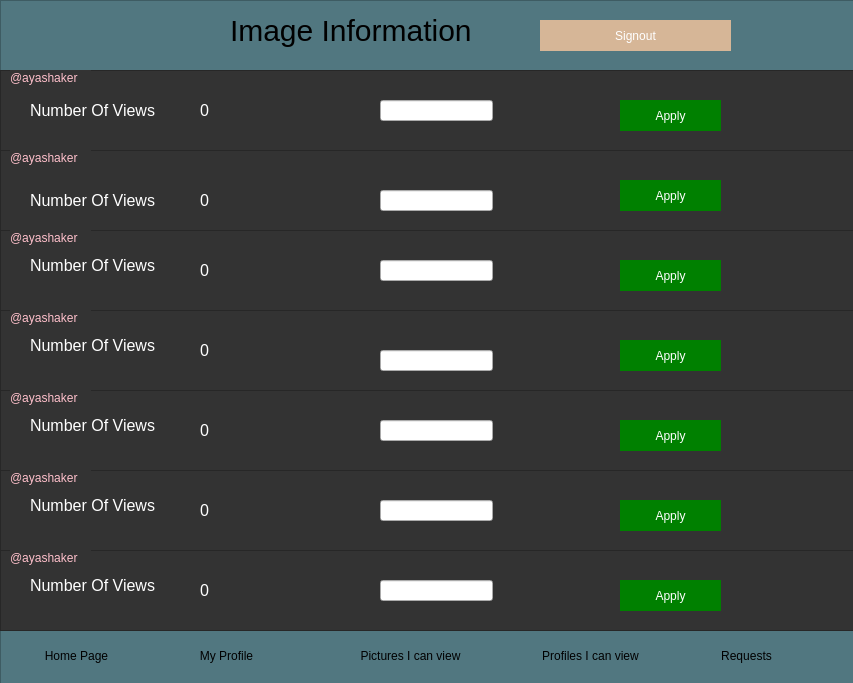
<?xml version="1.0" encoding="UTF-8"?>
<ui version="4.0">
 <class>ImageInfo</class>
 <widget class="QWidget" name="ImageInfo">
  <property name="geometry">
   <rect>
    <x>0</x>
    <y>0</y>
    <width>853</width>
    <height>683</height>
   </rect>
  </property>
  <property name="windowTitle">
   <string>Form</string>
  </property>
  <widget class="QFrame" name="frame">
   <property name="geometry">
    <rect>
     <x>0</x>
     <y>0</y>
     <width>861</width>
     <height>71</height>
    </rect>
   </property>
   <property name="styleSheet">
    <string notr="true">QFrame
{
background:rgb(81,119,128);
}</string>
   </property>
   <property name="frameShape">
    <enum>QFrame::StyledPanel</enum>
   </property>
   <property name="frameShadow">
    <enum>QFrame::Raised</enum>
   </property>
   <widget class="QLabel" name="label">
    <property name="geometry">
     <rect>
      <x>230</x>
      <y>10</y>
      <width>261</width>
      <height>41</height>
     </rect>
    </property>
    <property name="styleSheet">
     <string notr="true">QLabel
{
font-size:30px;
}</string>
    </property>
    <property name="text">
     <string>Image Information</string>
    </property>
   </widget>
   <widget class="QPushButton" name="Signup">
    <property name="geometry">
     <rect>
      <x>540</x>
      <y>20</y>
      <width>191</width>
      <height>31</height>
     </rect>
    </property>
    <property name="styleSheet">
     <string notr="true">QPushButton
{
background:rgb(214,182,151);
border-radius:60px;
color:white;
}
QPushButton:hover
{
background:argb(214,182,151);
border-radius:60px;
color:white;
}</string>
    </property>
    <property name="text">
     <string>Signout</string>
    </property>
   </widget>
  </widget>
  <widget class="QFrame" name="frame_2">
   <property name="geometry">
    <rect>
     <x>0</x>
     <y>630</y>
     <width>861</width>
     <height>61</height>
    </rect>
   </property>
   <property name="styleSheet">
    <string notr="true">QFrame
{
background:rgb(81,119,128);
}</string>
   </property>
   <property name="frameShape">
    <enum>QFrame::StyledPanel</enum>
   </property>
   <property name="frameShadow">
    <enum>QFrame::Raised</enum>
   </property>
   <widget class="QPushButton" name="pushButton_14">
    <property name="geometry">
     <rect>
      <x>20</x>
      <y>10</y>
      <width>113</width>
      <height>32</height>
     </rect>
    </property>
    <property name="styleSheet">
     <string notr="true">
QPushButton
{
background:rgb(81,119,128);
border-radius:60px;
color:black;
}
QPushButton:hover
{
background:argb(214,182,151);
border-radius:60px;
color:white;
}</string>
    </property>
    <property name="text">
     <string>Home Page</string>
    </property>
   </widget>
   <widget class="QPushButton" name="pushButton_15">
    <property name="geometry">
     <rect>
      <x>170</x>
      <y>10</y>
      <width>113</width>
      <height>32</height>
     </rect>
    </property>
    <property name="styleSheet">
     <string notr="true">
QPushButton
{
background:rgb(81,119,128);
border-radius:60px;
color:black;
}
QPushButton:hover
{
background:argb(214,182,151);
border-radius:60px;
color:white;
}</string>
    </property>
    <property name="text">
     <string>My Profile</string>
    </property>
   </widget>
   <widget class="QPushButton" name="pushButton_16">
    <property name="geometry">
     <rect>
      <x>340</x>
      <y>10</y>
      <width>141</width>
      <height>31</height>
     </rect>
    </property>
    <property name="styleSheet">
     <string notr="true">
QPushButton
{
background:rgb(81,119,128);
border-radius:60px;
color:black;
}
QPushButton:hover
{
background:argb(214,182,151);
border-radius:60px;
color:white;
}</string>
    </property>
    <property name="text">
     <string>Pictures I can view</string>
    </property>
   </widget>
   <widget class="QPushButton" name="pushButton_17">
    <property name="geometry">
     <rect>
      <x>690</x>
      <y>10</y>
      <width>113</width>
      <height>32</height>
     </rect>
    </property>
    <property name="styleSheet">
     <string notr="true">
QPushButton
{
background:rgb(81,119,128);
border-radius:60px;
color:black;
}
QPushButton:hover
{
background:argb(214,182,151);
border-radius:60px;
color:white;
}</string>
    </property>
    <property name="text">
     <string>Requests</string>
    </property>
   </widget>
  </widget>
  <widget class="QPushButton" name="pushButton_18">
   <property name="geometry">
    <rect>
     <x>520</x>
     <y>640</y>
     <width>141</width>
     <height>31</height>
    </rect>
   </property>
   <property name="styleSheet">
    <string notr="true">
QPushButton
{
background:rgb(81,119,128);
border-radius:60px;
color:black;
}
QPushButton:hover
{
background:argb(214,182,151);
border-radius:60px;
color:white;
}</string>
   </property>
   <property name="text">
    <string>Profiles I can view</string>
   </property>
  </widget>
  <widget class="QFrame" name="frame_3">
   <property name="geometry">
    <rect>
     <x>0</x>
     <y>70</y>
     <width>861</width>
     <height>81</height>
    </rect>
   </property>
   <property name="styleSheet">
    <string notr="true">QFrame
{
background:#333;
}</string>
   </property>
   <property name="frameShape">
    <enum>QFrame::StyledPanel</enum>
   </property>
   <property name="frameShadow">
    <enum>QFrame::Raised</enum>
   </property>
   <widget class="QPushButton" name="pushButton">
    <property name="geometry">
     <rect>
      <x>620</x>
      <y>30</y>
      <width>101</width>
      <height>31</height>
     </rect>
    </property>
    <property name="styleSheet">
     <string notr="true">QPushButton
{
background:green;
border-radius:60px;
color:white;
}
QPushButton:hover
{
background:argb(214,182,151);
border-radius:60px;
color:white;
}</string>
    </property>
    <property name="text">
     <string>Apply</string>
    </property>
   </widget>
   <widget class="QLabel" name="label_2">
    <property name="geometry">
     <rect>
      <x>10</x>
      <y>0</y>
      <width>81</width>
      <height>16</height>
     </rect>
    </property>
    <property name="styleSheet">
     <string notr="true">QLabel
{
color:pink;
}</string>
    </property>
    <property name="text">
     <string>@ayashaker</string>
    </property>
   </widget>
   <widget class="QLabel" name="label_3">
    <property name="geometry">
     <rect>
      <x>30</x>
      <y>30</y>
      <width>131</width>
      <height>21</height>
     </rect>
    </property>
    <property name="styleSheet">
     <string notr="true">#label_3
{
color:white;
font-size:16px;
}</string>
    </property>
    <property name="text">
     <string>Number Of Views</string>
    </property>
   </widget>
   <widget class="QLineEdit" name="lineEdit">
    <property name="geometry">
     <rect>
      <x>380</x>
      <y>30</y>
      <width>113</width>
      <height>21</height>
     </rect>
    </property>
   </widget>
   <widget class="QLabel" name="label_17">
    <property name="geometry">
     <rect>
      <x>200</x>
      <y>30</y>
      <width>131</width>
      <height>21</height>
     </rect>
    </property>
    <property name="styleSheet">
     <string notr="true">#label_17
{
color:white;
font-size:16px;
}</string>
    </property>
    <property name="text">
     <string>0</string>
    </property>
   </widget>
  </widget>
  <widget class="QFrame" name="frame_4">
   <property name="geometry">
    <rect>
     <x>0</x>
     <y>150</y>
     <width>861</width>
     <height>81</height>
    </rect>
   </property>
   <property name="styleSheet">
    <string notr="true">QFrame
{
background:#333;
}</string>
   </property>
   <property name="frameShape">
    <enum>QFrame::StyledPanel</enum>
   </property>
   <property name="frameShadow">
    <enum>QFrame::Raised</enum>
   </property>
   <widget class="QPushButton" name="pushButton_2">
    <property name="geometry">
     <rect>
      <x>620</x>
      <y>30</y>
      <width>101</width>
      <height>31</height>
     </rect>
    </property>
    <property name="styleSheet">
     <string notr="true">QPushButton
{
background:green;
border-radius:60px;
color:white;
}
QPushButton:hover
{
background:argb(214,182,151);
border-radius:60px;
color:white;
}</string>
    </property>
    <property name="text">
     <string>Apply</string>
    </property>
   </widget>
   <widget class="QLabel" name="label_4">
    <property name="geometry">
     <rect>
      <x>10</x>
      <y>0</y>
      <width>81</width>
      <height>16</height>
     </rect>
    </property>
    <property name="styleSheet">
     <string notr="true">QLabel
{
color:pink;
}</string>
    </property>
    <property name="text">
     <string>@ayashaker</string>
    </property>
   </widget>
   <widget class="QLabel" name="label_16">
    <property name="geometry">
     <rect>
      <x>30</x>
      <y>40</y>
      <width>191</width>
      <height>21</height>
     </rect>
    </property>
    <property name="styleSheet">
     <string notr="true">#label_16
{
color:white;
font-size:16px;
}</string>
    </property>
    <property name="text">
     <string>Number Of Views</string>
    </property>
   </widget>
   <widget class="QLineEdit" name="lineEdit_2">
    <property name="geometry">
     <rect>
      <x>380</x>
      <y>40</y>
      <width>113</width>
      <height>21</height>
     </rect>
    </property>
   </widget>
   <widget class="QLabel" name="label_18">
    <property name="geometry">
     <rect>
      <x>200</x>
      <y>40</y>
      <width>131</width>
      <height>21</height>
     </rect>
    </property>
    <property name="styleSheet">
     <string notr="true">#label_18
{
color:white;
font-size:16px;
}</string>
    </property>
    <property name="text">
     <string>0</string>
    </property>
   </widget>
  </widget>
  <widget class="QFrame" name="frame_5">
   <property name="geometry">
    <rect>
     <x>0</x>
     <y>230</y>
     <width>861</width>
     <height>81</height>
    </rect>
   </property>
   <property name="styleSheet">
    <string notr="true">QFrame
{
background:#333;
}</string>
   </property>
   <property name="frameShape">
    <enum>QFrame::StyledPanel</enum>
   </property>
   <property name="frameShadow">
    <enum>QFrame::Raised</enum>
   </property>
   <widget class="QPushButton" name="pushButton_3">
    <property name="geometry">
     <rect>
      <x>620</x>
      <y>30</y>
      <width>101</width>
      <height>31</height>
     </rect>
    </property>
    <property name="styleSheet">
     <string notr="true">QPushButton
{
background:green;
border-radius:60px;
color:white;
}
QPushButton:hover
{
background:argb(214,182,151);
border-radius:60px;
color:white;
}</string>
    </property>
    <property name="text">
     <string>Apply</string>
    </property>
   </widget>
   <widget class="QLabel" name="label_6">
    <property name="geometry">
     <rect>
      <x>10</x>
      <y>0</y>
      <width>81</width>
      <height>16</height>
     </rect>
    </property>
    <property name="styleSheet">
     <string notr="true">QLabel
{
color:pink;
}</string>
    </property>
    <property name="text">
     <string>@ayashaker</string>
    </property>
   </widget>
   <widget class="QLabel" name="label_7">
    <property name="geometry">
     <rect>
      <x>30</x>
      <y>25</y>
      <width>191</width>
      <height>21</height>
     </rect>
    </property>
    <property name="styleSheet">
     <string notr="true">#label_7
{
color:white;
font-size:16px;
}</string>
    </property>
    <property name="text">
     <string>Number Of Views</string>
    </property>
   </widget>
   <widget class="QLineEdit" name="lineEdit_3">
    <property name="geometry">
     <rect>
      <x>380</x>
      <y>30</y>
      <width>113</width>
      <height>21</height>
     </rect>
    </property>
   </widget>
   <widget class="QLabel" name="label_19">
    <property name="geometry">
     <rect>
      <x>200</x>
      <y>30</y>
      <width>131</width>
      <height>21</height>
     </rect>
    </property>
    <property name="styleSheet">
     <string notr="true">#label_19
{
color:white;
font-size:16px;
}</string>
    </property>
    <property name="text">
     <string>0</string>
    </property>
   </widget>
  </widget>
  <widget class="QFrame" name="frame_6">
   <property name="geometry">
    <rect>
     <x>0</x>
     <y>310</y>
     <width>861</width>
     <height>81</height>
    </rect>
   </property>
   <property name="styleSheet">
    <string notr="true">QFrame
{
background:#333;
}</string>
   </property>
   <property name="frameShape">
    <enum>QFrame::StyledPanel</enum>
   </property>
   <property name="frameShadow">
    <enum>QFrame::Raised</enum>
   </property>
   <widget class="QPushButton" name="pushButton_4">
    <property name="geometry">
     <rect>
      <x>620</x>
      <y>30</y>
      <width>101</width>
      <height>31</height>
     </rect>
    </property>
    <property name="styleSheet">
     <string notr="true">QPushButton
{
background:green;
border-radius:60px;
color:white;
}
QPushButton:hover
{
background:argb(214,182,151);
border-radius:60px;
color:white;
}</string>
    </property>
    <property name="text">
     <string>Apply</string>
    </property>
   </widget>
   <widget class="QLabel" name="label_8">
    <property name="geometry">
     <rect>
      <x>10</x>
      <y>0</y>
      <width>81</width>
      <height>16</height>
     </rect>
    </property>
    <property name="styleSheet">
     <string notr="true">QLabel
{
color:pink;
}</string>
    </property>
    <property name="text">
     <string>@ayashaker</string>
    </property>
   </widget>
   <widget class="QLabel" name="label_9">
    <property name="geometry">
     <rect>
      <x>30</x>
      <y>25</y>
      <width>191</width>
      <height>21</height>
     </rect>
    </property>
    <property name="styleSheet">
     <string notr="true">#label_9
{
color:white;
font-size:16px;
}</string>
    </property>
    <property name="text">
     <string>Number Of Views</string>
    </property>
   </widget>
   <widget class="QLineEdit" name="lineEdit_4">
    <property name="geometry">
     <rect>
      <x>380</x>
      <y>40</y>
      <width>113</width>
      <height>21</height>
     </rect>
    </property>
   </widget>
   <widget class="QLabel" name="label_20">
    <property name="geometry">
     <rect>
      <x>200</x>
      <y>30</y>
      <width>131</width>
      <height>21</height>
     </rect>
    </property>
    <property name="styleSheet">
     <string notr="true">#label_20
{
color:white;
font-size:16px;
}</string>
    </property>
    <property name="text">
     <string>0</string>
    </property>
   </widget>
  </widget>
  <widget class="QFrame" name="frame_7">
   <property name="geometry">
    <rect>
     <x>0</x>
     <y>390</y>
     <width>861</width>
     <height>81</height>
    </rect>
   </property>
   <property name="styleSheet">
    <string notr="true">QFrame
{
background:#333;
}</string>
   </property>
   <property name="frameShape">
    <enum>QFrame::StyledPanel</enum>
   </property>
   <property name="frameShadow">
    <enum>QFrame::Raised</enum>
   </property>
   <widget class="QPushButton" name="pushButton_5">
    <property name="geometry">
     <rect>
      <x>620</x>
      <y>30</y>
      <width>101</width>
      <height>31</height>
     </rect>
    </property>
    <property name="styleSheet">
     <string notr="true">QPushButton
{
background:green;
border-radius:60px;
color:white;
}
QPushButton:hover
{
background:argb(214,182,151);
border-radius:60px;
color:white;
}</string>
    </property>
    <property name="text">
     <string>Apply</string>
    </property>
   </widget>
   <widget class="QLabel" name="label_10">
    <property name="geometry">
     <rect>
      <x>10</x>
      <y>0</y>
      <width>81</width>
      <height>16</height>
     </rect>
    </property>
    <property name="styleSheet">
     <string notr="true">QLabel
{
color:pink;
}</string>
    </property>
    <property name="text">
     <string>@ayashaker</string>
    </property>
   </widget>
   <widget class="QLabel" name="label_11">
    <property name="geometry">
     <rect>
      <x>30</x>
      <y>25</y>
      <width>191</width>
      <height>21</height>
     </rect>
    </property>
    <property name="styleSheet">
     <string notr="true">#label_11
{
color:white;
font-size:16px;
}</string>
    </property>
    <property name="text">
     <string>Number Of Views</string>
    </property>
   </widget>
   <widget class="QLineEdit" name="lineEdit_5">
    <property name="geometry">
     <rect>
      <x>380</x>
      <y>30</y>
      <width>113</width>
      <height>21</height>
     </rect>
    </property>
   </widget>
   <widget class="QLabel" name="label_21">
    <property name="geometry">
     <rect>
      <x>200</x>
      <y>30</y>
      <width>131</width>
      <height>21</height>
     </rect>
    </property>
    <property name="styleSheet">
     <string notr="true">#label_21
{
color:white;
font-size:16px;
}</string>
    </property>
    <property name="text">
     <string>0</string>
    </property>
   </widget>
  </widget>
  <widget class="QFrame" name="frame_8">
   <property name="geometry">
    <rect>
     <x>0</x>
     <y>470</y>
     <width>861</width>
     <height>81</height>
    </rect>
   </property>
   <property name="styleSheet">
    <string notr="true">QFrame
{
background:#333;
}</string>
   </property>
   <property name="frameShape">
    <enum>QFrame::StyledPanel</enum>
   </property>
   <property name="frameShadow">
    <enum>QFrame::Raised</enum>
   </property>
   <widget class="QPushButton" name="pushButton_6">
    <property name="geometry">
     <rect>
      <x>620</x>
      <y>30</y>
      <width>101</width>
      <height>31</height>
     </rect>
    </property>
    <property name="styleSheet">
     <string notr="true">QPushButton
{
background:green;
border-radius:60px;
color:white;
}
QPushButton:hover
{
background:argb(214,182,151);
border-radius:60px;
color:white;
}</string>
    </property>
    <property name="text">
     <string>Apply</string>
    </property>
   </widget>
   <widget class="QLabel" name="label_12">
    <property name="geometry">
     <rect>
      <x>10</x>
      <y>0</y>
      <width>81</width>
      <height>16</height>
     </rect>
    </property>
    <property name="styleSheet">
     <string notr="true">QLabel
{
color:pink;
}</string>
    </property>
    <property name="text">
     <string>@ayashaker</string>
    </property>
   </widget>
   <widget class="QLabel" name="label_13">
    <property name="geometry">
     <rect>
      <x>30</x>
      <y>25</y>
      <width>191</width>
      <height>21</height>
     </rect>
    </property>
    <property name="styleSheet">
     <string notr="true">#label_13
{
color:white;
font-size:16px;
}</string>
    </property>
    <property name="text">
     <string>Number Of Views</string>
    </property>
   </widget>
   <widget class="QLineEdit" name="lineEdit_6">
    <property name="geometry">
     <rect>
      <x>380</x>
      <y>30</y>
      <width>113</width>
      <height>21</height>
     </rect>
    </property>
   </widget>
   <widget class="QLabel" name="label_22">
    <property name="geometry">
     <rect>
      <x>200</x>
      <y>30</y>
      <width>131</width>
      <height>21</height>
     </rect>
    </property>
    <property name="styleSheet">
     <string notr="true">#label_22
{
color:white;
font-size:16px;
}</string>
    </property>
    <property name="text">
     <string>0</string>
    </property>
   </widget>
  </widget>
  <widget class="QFrame" name="frame_9">
   <property name="geometry">
    <rect>
     <x>0</x>
     <y>550</y>
     <width>861</width>
     <height>81</height>
    </rect>
   </property>
   <property name="styleSheet">
    <string notr="true">QFrame
{
background:#333;
}</string>
   </property>
   <property name="frameShape">
    <enum>QFrame::StyledPanel</enum>
   </property>
   <property name="frameShadow">
    <enum>QFrame::Raised</enum>
   </property>
   <widget class="QPushButton" name="pushButton_7">
    <property name="geometry">
     <rect>
      <x>620</x>
      <y>30</y>
      <width>101</width>
      <height>31</height>
     </rect>
    </property>
    <property name="styleSheet">
     <string notr="true">QPushButton
{
background:green;
border-radius:60px;
color:white;
}
QPushButton:hover
{
background:argb(214,182,151);
border-radius:60px;
color:white;
}</string>
    </property>
    <property name="text">
     <string>Apply</string>
    </property>
   </widget>
   <widget class="QLabel" name="label_14">
    <property name="geometry">
     <rect>
      <x>10</x>
      <y>0</y>
      <width>81</width>
      <height>16</height>
     </rect>
    </property>
    <property name="styleSheet">
     <string notr="true">QLabel
{
color:pink;
}</string>
    </property>
    <property name="text">
     <string>@ayashaker</string>
    </property>
   </widget>
   <widget class="QLabel" name="label_15">
    <property name="geometry">
     <rect>
      <x>30</x>
      <y>25</y>
      <width>191</width>
      <height>21</height>
     </rect>
    </property>
    <property name="styleSheet">
     <string notr="true">#label_15
{
color:white;
font-size:16px;
}</string>
    </property>
    <property name="text">
     <string>Number Of Views</string>
    </property>
   </widget>
   <widget class="QLineEdit" name="lineEdit_7">
    <property name="geometry">
     <rect>
      <x>380</x>
      <y>30</y>
      <width>113</width>
      <height>21</height>
     </rect>
    </property>
   </widget>
   <widget class="QLabel" name="label_23">
    <property name="geometry">
     <rect>
      <x>200</x>
      <y>30</y>
      <width>131</width>
      <height>21</height>
     </rect>
    </property>
    <property name="styleSheet">
     <string notr="true">#label_23
{
color:white;
font-size:16px;
}</string>
    </property>
    <property name="text">
     <string>0</string>
    </property>
   </widget>
  </widget>
 </widget>
 <resources/>
 <connections/>
</ui>
